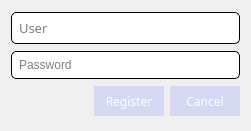
<?xml version="1.0" encoding="UTF-8"?>
<ui version="4.0">
 <class>RegisterDialog</class>
 <widget class="QDialog" name="RegisterDialog">
  <property name="geometry">
   <rect>
    <x>0</x>
    <y>0</y>
    <width>251</width>
    <height>131</height>
   </rect>
  </property>
  <property name="windowTitle">
   <string>Register</string>
  </property>
  <property name="styleSheet">
   <string notr="true">#RegisterDialog
{
	background-color: qlineargradient(spread:pad, x1:0.556818, 										  y1:1, x2:0.511364, y2:0, stop:0 rgba(0, 										  201, 255, 255), stop:1 rgba(171, 234, 255, 									  255));
}
</string>
  </property>
  <layout class="QGridLayout" name="gridLayout">
   <item row="0" column="0" colspan="3">
    <widget class="QLineEdit" name="registerUserEdit">
     <property name="font">
      <font>
       <family>Calibri Light</family>
       <pointsize>10</pointsize>
      </font>
     </property>
     <property name="styleSheet">
      <string notr="true">#registerUserEdit
{
	border: 1px solid black;
	border-radius: 5px;
	padding: 5px;
}</string>
     </property>
     <property name="placeholderText">
      <string>User</string>
     </property>
    </widget>
   </item>
   <item row="1" column="0" colspan="3">
    <widget class="QLineEdit" name="registerPasswordEdit">
     <property name="styleSheet">
      <string notr="true">#registerPasswordEdit
{
	border: 1px solid black;
	border-radius: 5px;
	padding: 5px;
}</string>
     </property>
     <property name="inputMask">
      <string/>
     </property>
     <property name="text">
      <string/>
     </property>
     <property name="echoMode">
      <enum>QLineEdit::Password</enum>
     </property>
     <property name="placeholderText">
      <string>Password</string>
     </property>
    </widget>
   </item>
   <item row="2" column="0">
    <spacer name="horizontalSpacer">
     <property name="orientation">
      <enum>Qt::Horizontal</enum>
     </property>
     <property name="sizeHint" stdset="0">
      <size>
       <width>78</width>
       <height>28</height>
      </size>
     </property>
    </spacer>
   </item>
   <item row="2" column="1">
    <widget class="QPushButton" name="registerButton">
     <property name="minimumSize">
      <size>
       <width>70</width>
       <height>30</height>
      </size>
     </property>
     <property name="font">
      <font>
       <family>Microsoft Tai Le</family>
       <pointsize>9</pointsize>
      </font>
     </property>
     <property name="styleSheet">
      <string notr="true">#registerButton
{
	border: none;
	color: white;
	background-color: rgba(103, 123, 255, 50);
}
#registerButton::hover
{
	background-color: rgba(103, 123, 255, 100);
}
#registerButton::pressed
{
	background-color: rgba(103, 123, 255, 255);
}</string>
     </property>
     <property name="text">
      <string>Register</string>
     </property>
    </widget>
   </item>
   <item row="2" column="2">
    <widget class="QPushButton" name="cancelButton">
     <property name="minimumSize">
      <size>
       <width>70</width>
       <height>30</height>
      </size>
     </property>
     <property name="font">
      <font>
       <family>Microsoft Tai Le</family>
       <pointsize>9</pointsize>
      </font>
     </property>
     <property name="styleSheet">
      <string notr="true">#cancelButton
{
	border: none;
	color: white;
	background-color: rgba(103, 123, 255, 50);
}
#cancelButton::hover
{
	background-color: rgba(103, 123, 255, 100);
}
#cancelButton::pressed
{
	background-color: rgba(103, 123, 255, 255);
}</string>
     </property>
     <property name="text">
      <string>Cancel</string>
     </property>
    </widget>
   </item>
  </layout>
 </widget>
 <resources/>
 <connections/>
</ui>
